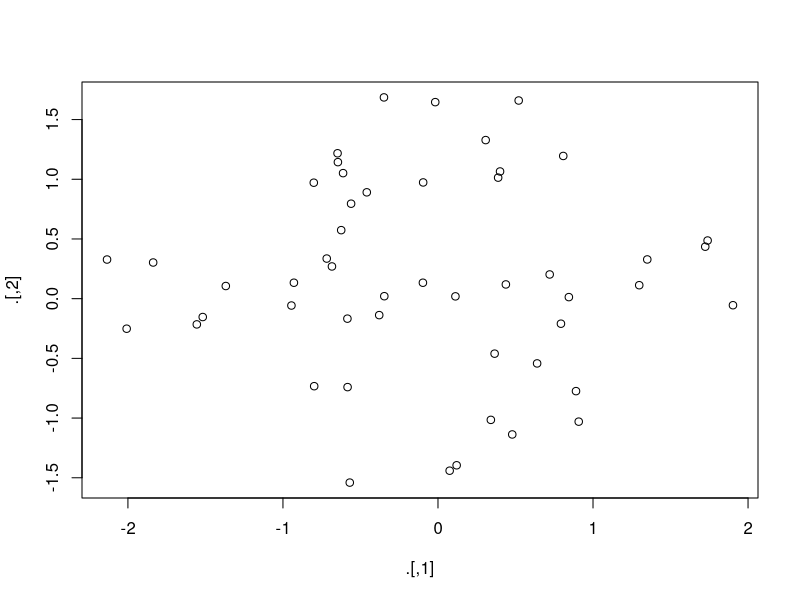

Source code (R): (Note: this script raises an error after producing the figure.)
library(magrittr)
library(lubridate)

rnorm(100) |>
  matrix(ncol = 2) %T>%
  plot() |>
  str()

# functions
rescale01 <- function(x) {
  rng <- range(x, na.rm = TRUE, finite = TRUE)
  y <- (x - rng[1]) / (rng[2] - rng[1])
  y[y == Inf] <- 1
  y[y == -Inf] <- 0
  y
}
x <- c(1:10, Inf)
rescale01(x)

say_current_greeting <- function(time = lubridate::now()) {
  hr <- lubridate::hour(time)
  if (hr < 12) {
    "Good Morning"
  } else if (hr < 1800) {
    "Good Afternoon"
  } else {
    "Good Evening"
  }
}
say_current_greeting()

fizzbuzz <- function(x) {
  if (!(x %% 15)) {
    "fizzbuzz"
  } else if (!(x %% 3)) {
    "fizz"
  } else if (!(x %% 5)) {
    "buzz"
  } else {
    x
  }
}
fizzbuzz(2)

temps <- c(1,5,10,40)
cut(temps, c(-Inf, 0, 10, 20, 30, Inf), c("freezing", "cold", "cool", "warm", "hot"))

commas <- function(...) stringr::str_c(..., collapse = ", ")
commas(letters, collapse = "-")
